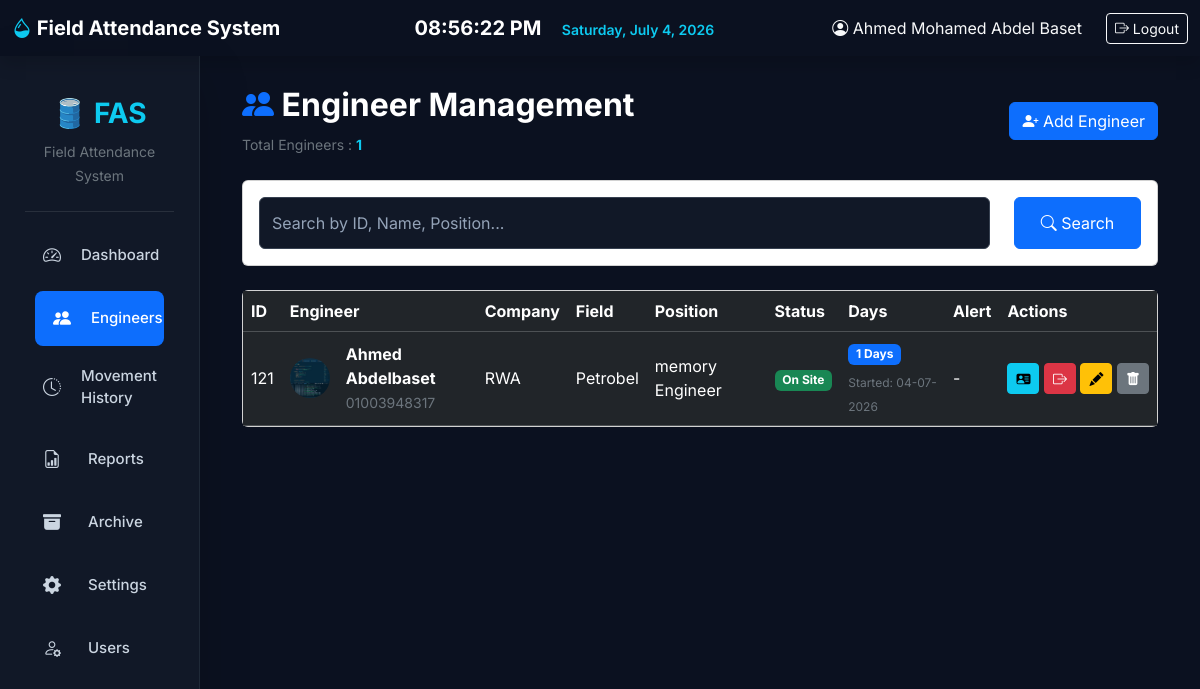
Page /engineers (signed in) on the committed database.
### app/models.py (models this page shows, shortened)
class User(UserMixin, db.Model):
    __tablename__ = "users"
    id = db.Column(db.Integer, primary_key=True)
    username = db.Column(db.String(50), unique=True, nullable=False)
    full_name = db.Column(db.String(100), nullable=False)
    password_hash = db.Column(db.String(255), nullable=False)
    role = db.Column(db.String(20), default="Viewer")
    is_active = db.Column(db.Boolean, default=True)
    created_at = db.Column(db.DateTime, default=datetime.utcnow)

class Engineer(db.Model):
    __tablename__ = "engineers"
    id = db.Column(db.Integer, primary_key=True)
    employee_id = db.Column(db.String(50), unique=True, nullable=False)
    full_name = db.Column(db.String(120), nullable=False)
    phone = db.Column(db.String(20), unique=True, nullable=True)
    email = db.Column(db.String(120), unique=True, nullable=True)
    company = db.Column(db.String(100), nullable=True)
    department = db.Column(db.String(100), nullable=True)
    position = db.Column(db.String(100), nullable=True)
    supervisor = db.Column(db.String(120), nullable=True)
    field_name = db.Column(db.String(100), nullable=True)
    location = db.Column(db.String(100), nullable=True)
    rotation = db.Column(db.String(50), nullable=True)
    current_status = db.Column(db.String(50), default="Off Site")
    check_in_date = db.Column(db.Date, nullable=True)
    check_out_date = db.Column(db.Date, nullable=True)
    start_shift = db.Column(db.Date, nullable=True)
    active = db.Column(db.Boolean, default=True)
    profile_image = db.Column(db.String(100), nullable=False, default='default.png')
    @property
    def days_on_site(self):
        if self.current_status == "On Site" and self.check_in_date:
            return (date.today() - self.check_in_date).days + 1
        return 0
    @property
    def shift_alert(self):
        if self.current_status != "On Site":
            return ""
        if self.days_on_site >= 28:
            return "Extended"
        if self.days_on_site >= 21:
            return "Warning"
        return ""

### app/routes.py (the view)
@main.route("/engineers")
@login_required
def engineers():
    search = request.args.get("search", "").strip()
    query = Engineer.query
    if search:
        query = query.filter((Engineer.employee_id.ilike(f"%{search}%")) | (Engineer.full_name.ilike(f"%{search}%")) | (Engineer.position.ilike(f"%{search}%")))
    engineers = query.order_by(Engineer.full_name).all()
    calculated_days = {}
    for engineer in engineers:
        if engineer.current_status == "On Site" and getattr(engineer, 'check_in_date', None):
            days = (date.today() - engineer.check_in_date).days + 1
            formatted_date = engineer.check_in_date.strftime("%d-%m-%Y")
            calculated_days[engineer.id] = {"days": f"{days} Days", "start_date": f"Started: {formatted_date}"}
        else:
            calculated_days[engineer.id] = {"days": "-", "start_date": ""}
    return render_template("engineers.html", engineers=engineers, calculated_days=calculated_days, search=search)

### app/__init__.py (called while the page is built)
def create_app():
    app = Flask(__name__)
    app.config.from_object("config.Config")
    db.init_app(app)
    login_manager.init_app(app)
    login_manager.login_view = "auth.login"
    from app.models import User
    @login_manager.user_loader
    def load_user(user_id):
        return User.query.get(int(user_id))
    with app.app_context():
        from app import models
        db.create_all()
    from app.routes import main
    from app.auth import auth
    app.register_blueprint(main)
    app.register_blueprint(auth)
    return app

### app/routes.py (called while the page is built)
@main.context_processor
def inject_settings():
    setting = SystemSetting.query.first()
    return dict(system_setting=setting)

### app/templates/engineers.html (shortened to what this page needs)
{% extends "base.html" %}
{% block content %}
<div class="d-flex justify-content-between align-items-center mb-4">
    <div>
        <h2 class="fw-bold text-white">
            <i class="bi bi-people-fill text-primary"></i>
            Engineer Management
        </h2>
        <small class="text-secondary">
            Total Engineers :
            <span class="text-info fw-bold">
                {{ engineers|length }}
            </span>
        </small>
    </div>
    <a href="/add_engineer" class="btn btn-primary">
        <i class="bi bi-person-plus-fill"></i> Add Engineer
    </a>
</div>
<div class="card mb-4">
    <div class="card-body">
        <form method="GET">
            <div class="row">
                <div class="col-md-10">
                    <input
                        type="text"
                        name="search"
                        class="form-control"
                        placeholder="Search by ID, Name, Position..."
                        value="{{ search }}">
                </div>
                <div class="col-md-2 d-grid">
                    <button class="btn btn-primary">
                        <i class="bi bi-search"></i> Search
                    </button>
                </div>
            </div>
        </form>
    </div>
</div>
<div class="card">
    <div class="table-responsive">
        <table class="table table-dark table-hover align-middle mb-0">
            <thead>
                <tr>
                    <th>ID</th>
                    <th>Engineer</th>
                    <th>Company</th>
                    <th>Field</th>
                    <th>Position</th>
                    <th>Status</th>
                    <th>Days</th>
                    <th>Alert</th>
                    <th>Actions</th>
                </tr>
            </thead>
            <tbody>
                {% for engineer in engineers %}
                <tr>
                    <td>{{ engineer.employee_id }}</td>
                    <td>
                        <div class="d-flex align-items-center">
                            {% if engineer.profile_image %}
                            <img src="{{ url_for('static', filename='profile_pics/' + engineer.profile_image) }}"
                                 alt="Profile Image"
                                 class="rounded-circle me-3"
                                 style="width: 40px; height: 40px; object-fit: cover;">
                            {% else %}
                            <div class="rounded-circle bg-primary text-white d-flex justify-content-center align-items-center me-3" style="width:40px;height:40px;">
                                {{ engineer.full_name[0] }}
                            </div>
                            {% endif %}
                            <div>
                                <div class="fw-bold">{{ engineer.full_name }}</div>
                                <small class="text-secondary">{{ engineer.phone or "-" }}</small>
                            </div>
                        </div>
                    </td>
                    <td>{{ engineer.company or "-" }}</td>
                    <td>{{ engineer.field_name or "-" }}</td>
                    <td>{{ engineer.position }}</td>
                    <td>
                        {% if engineer.current_status=="On Site" %}
                        <span class="badge bg-success">On Site</span>
                        {% elif engineer.current_status=="Off Site" %}
                        <span class="badge bg-warning text-dark">Off Site</span>
                        {% else %}
                        <span class="badge bg-info">Leave</span>
                        {% endif %}
                    </td>
                    <td>
                        {% if calculated_days[engineer.id].days == "-" %}
                            -
                        {% else %}
                            <span class="badge bg-primary mb-1">
                                {{ calculated_days[engineer.id].days }}
                            </span>
                            <br>
                            <small class="text-secondary" style="font-size: 0.75rem; block-size: auto;">
                                {{ calculated_days[engineer.id].start_date }}
                            </small>
                        {% endif %}
                    </td>
                    <td>
                        {% if engineer.shift_alert=="Warning" %}
                        <span class="badge bg-warning text-dark">Warning</span>
                        {% elif engineer.shift_alert=="Extended" %}
                        <span class="badge bg-danger">Extended</span>
                        {% else %}
                        -
                        {% endif %}
                    </td>
                    <td class="text-nowrap">
                        <a href="/engineer/{{ engineer.id }}" class="btn btn-info btn-sm" title="View Profile">
                            <i class="bi bi-person-vcard-fill"></i>
                        </a>
                        {% if engineer.current_status=="On Site" %}
                        <a href="/check_out/{{ engineer.id }}" class="btn btn-danger btn-sm" title="Check Out">
                            <i class="bi bi-box-arrow-right"></i>
                        </a>
                        {% endif %}
                        <a href="/edit_engineer/{{ engineer.id }}" class="btn btn-warning btn-sm" title="Edit">
                            <i class="bi bi-pencil-fill"></i>
                        </a>
                        <a href="/delete_engineer/{{ engineer.id }}" class="btn btn-secondary btn-sm" onclick="return confirm('Delete this engineer?')">
                            <i class="bi bi-trash-fill"></i>
                        </a>
                    </td>
                </tr>
                {% endfor %}
            </tbody>
        </table>
    </div>
</div>
{% endblock %}

### app/templates/base.html (shortened to what this page needs)
<!DOCTYPE html>
<html lang="en">
<head>
    <link href="https://cdn.jsdelivr.net/npm/bootstrap@5.3.3/dist/css/bootstrap.min.css" rel="stylesheet">
    <link href="https://cdn.jsdelivr.net/npm/bootstrap-icons@1.11.3/font/bootstrap-icons.css" rel="stylesheet">
    <link rel="stylesheet" href="{{ url_for('static', filename='css/style.css') }}">
</head>
<body>
{% if current_user.is_authenticated %}
<nav class="navbar navbar-expand-lg navbar-dark shadow">
    <div class="container-fluid">
        <a class="navbar-brand fw-bold" href="/dashboard">
            <i class="bi bi-droplet-half text-info"></i> Field Attendance System
        </a>
        <div class="mx-auto text-center d-none d-md-block" style="min-width: 280px;">
            <span id="liveClock" class="fw-bold text-white fs-5 me-3">00:00:00 AM</span>
            <span id="liveDate" class="text-info small fw-semibold">Friday, 03 July 2026</span>
        </div>
        <div class="d-flex align-items-center">
            <span class="me-4 text-light"><i class="bi bi-person-circle"></i> {{ current_user.full_name }}</span>
            <a href="{{ url_for('auth.logout') }}" class="btn btn-outline-light btn-sm">
                <i class="bi bi-box-arrow-right"></i> Logout
            </a>
        </div>
    </div>
</nav>
<div class="container-fluid">
    <div class="row">
        <div class="col-lg-2 sidebar shadow-lg">
            <div class="logo text-center mb-4 mt-3">
                <h3 class="fw-bold text-info">🛢️ FAS</h3>
                <small class="text-secondary">Field Attendance System</small>
            </div>
            <hr class="border-secondary">
            <a href="/dashboard" class="nav-item {% if request.path == '/dashboard' %}active-link{% endif %}">
                <i class="bi bi-speedometer2 me-2"></i> Dashboard
            </a>
            <a href="/engineers" class="nav-item {% if request.path == '/engineers' %}active-link{% endif %}">
                <i class="bi bi-people-fill me-2"></i> Engineers
            </a>
            <a href="/movements" class="nav-item {% if request.path == '/movements' %}active-link{% endif %}">
                <i class="bi bi-clock-history me-2"></i> Movement History
            </a>
            <a href="/reports" class="nav-item {% if request.path == '/reports' %}active-link{% endif %}">
                <i class="bi bi-file-earmark-bar-graph me-2"></i> Reports
            </a>
            <a href="{{ url_for('main.archive') }}" class="nav-item {% if '/archive' in request.path %}active-link{% endif %}">
                <i class="bi bi-archive-fill me-2"></i> Archive
            </a>
            <a href="/settings" class="nav-item {% if request.path == '/settings' %}active-link{% endif %}">
                <i class="bi bi-gear-fill me-2"></i> Settings
            </a>
            {% if current_user.role == "Admin" %}
            <a href="{{ url_for('main.manage_users') }}" class="nav-item {% if request.path == '/users' %}active-link{% endif %}">
                <i class="bi bi-person-gear me-2"></i> Users
            </a>
            {% endif %}
        </div>
        <div class="col-lg-10">
            <div class="content-area">
                {% block content %}{% endblock %}
            </div>
        </div>
    </div>
</div>
{% else %}
    {% block login_content %}{% endblock %}
{% endif %}
</body>
</html>

### app/static/css/style.css (style rules this page uses)
* { margin:0; padding:0; box-sizing:border-box; font-family:'Inter',sans-serif; }
body { background:#0b1120; color:#fff; }
.form-control { background:#111827; border:1px solid #374151; color:white; height:52px; }
.form-control::placeholder { color:#94a3b8; }
.sidebar { min-height:100vh; background:#111827; padding:25px; border-right:1px solid #1f2937; }
.sidebar .logo { text-align:center; margin-bottom:30px; }
.sidebar .logo h3 { color:#38bdf8; font-weight:700; }
.sidebar .logo small { color:#94a3b8; }
.sidebar a { display:flex; align-items:center; gap:12px; text-decoration:none; color:#cbd5e1; padding:14px 18px; margin-bottom:8px; border-radius:12px; transition:.3s; font-size:15px; font-weight:500; }
.sidebar a i { font-size:18px; width:25px; }
.content-area { padding:30px; }

### app/templates/base.html (style rules this page uses)
.nav-item { color: #adb5bd; text-decoration: none; padding: 10px 15px; display: block; transition: 0.3s; }
.nav-item.active-link { background-color: #0d6efd; color: white !important; border-radius: 8px; margin: 5px 10px; }

### rows in the picture
User: full_name "Ahmed Mohamed Abdel Baset"
Engineer: employee_id "121", profile_image (picture), full_name "Ahmed Abdelbaset", phone "01003948317", company "RWA", field_name "Petrobel", position "memory Engineer", current_status "On Site", id "1 Days", calculated_days "Started: 04-07-2026"

### other values in the picture
{{ engineers|length }} "1"
